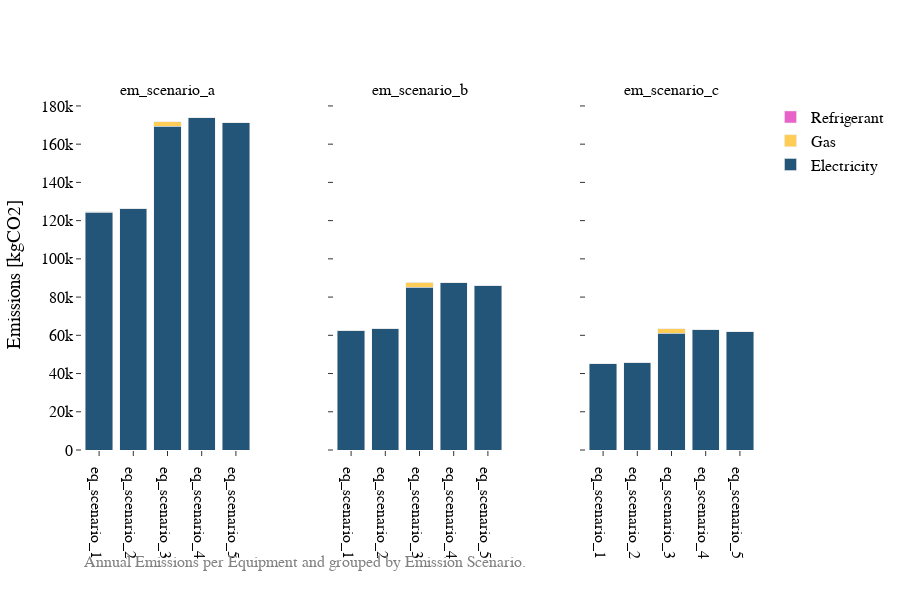

Notebook code for this chart:
### Code cell
from src.visuals import plot_emission_scenarios_grouped

df = source_energy.copy()

emission_scenarios = ['em_scenario_a', 'em_scenario_b', 'em_scenario_c']

plot_emission_scenarios_grouped(df, equipment_scenarios, emission_scenarios, unit_mode="SI")

### Figure 1 — Plotly figure (JSON) as saved in the notebook; plotly's stock layout.template omitted (floating-point values rounded to 4 significant figures)
{"data": [{"hovertemplate": "Equipment: eq_scenario_1<br>Electricity: 124503.0 kgCO₂<extra></extra>", "marker": {"color": "#225577"}, "name": "Electricity", "showlegend": true, "type": "bar", "x": ["eq_scenario_1"], "xaxis": "x", "y": [124500.0], "yaxis": "y"}, {"hovertemplate": "Equipment: eq_scenario_1<br>Gas: 60.1 kgCO₂<extra></extra>", "marker": {"color": "#ffcc55"}, "name": "Gas", "showlegend": true, "type": "bar", "x": ["eq_scenario_1"], "xaxis": "x", "y": [60.14], "yaxis": "y"}, {"hovertemplate": "Equipment: eq_scenario_1<br>Refrigerant: 0.0 kgCO₂<extra></extra>", "marker": {"color": "#e763ca"}, "name": "Refrigerant", "showlegend": true, "type": "bar", "x": ["eq_scenario_1"], "xaxis": "x", "y": [0], "yaxis": "y"}, {"hovertemplate": "Equipment: eq_scenario_2<br>Electricity: 126589.4 kgCO₂<extra></extra>", "marker": {"color": "#225577"}, "name": "Electricity", "showlegend": false, "type": "bar", "x": ["eq_scenario_2"], "xaxis": "x", "y": [126600.0], "yaxis": "y"}, {"hovertemplate": "Equipment: eq_scenario_2<br>Gas: 0.0 kgCO₂<extra></extra>", "marker": {"color": "#ffcc55"}, "name": "Gas", "showlegend": false, "type": "bar", "x": ["eq_scenario_2"], "xaxis": "x", "y": [0], "yaxis": "y"}, {"hovertemplate": "Equipment: eq_scenario_2<br>Refrigerant: 0.0 kgCO₂<extra></extra>", "marker": {"color": "#e763ca"}, "name": "Refrigerant", "showlegend": false, "type": "bar", "x": ["eq_scenario_2"], "xaxis": "x", "y": [0], "yaxis": "y"}, {"hovertemplate": "Equipment: eq_scenario_3<br>Electricity: 169430.8 kgCO₂<extra></extra>", "marker": {"color": "#225577"}, "name": "Electricity", "showlegend": false, "type": "bar", "x": ["eq_scenario_3"], "xaxis": "x", "y": [169400.0], "yaxis": "y"}, {"hovertemplate": "Equipment: eq_scenario_3<br>Gas: 2408.5 kgCO₂<extra></extra>", "marker": {"color": "#ffcc55"}, "name": "Gas", "showlegend": false, "type": "bar", "x": ["eq_scenario_3"], "xaxis": "x", "y": [2408.0], "yaxis": "y"}, {"hovertemplate": "Equipment: eq_scenario_3<br>Refrigerant: 0.0 kgCO₂<extra></extra>", "marker": {"color": "#e763ca"}, "name": "Refrigerant", "showlegend": false, "type": "bar", "x": ["eq_scenario_3"], "xaxis": "x", "y": [0], "yaxis": "y"}, {"hovertemplate": "Equipment: eq_scenario_4<br>Electricity: 173949.9 kgCO₂<extra></extra>", "marker": {"color": "#225577"}, "name": "Electricity", "showlegend": false, "type": "bar", "x": ["eq_scenario_4"], "xaxis": "x", "y": [173900.0], "yaxis": "y"}, {"hovertemplate": "Equipment: eq_scenario_4<br>Gas: 0.0 kgCO₂<extra></extra>", "marker": {"color": "#ffcc55"}, "name": "Gas", "showlegend": false, "type": "bar", "x": ["eq_scenario_4"], "xaxis": "x", "y": [0], "yaxis": "y"}, {"hovertemplate": "Equipment: eq_scenario_4<br>Refrigerant: 0.0 kgCO₂<extra></extra>", "marker": {"color": "#e763ca"}, "name": "Refrigerant", "showlegend": false, "type": "bar", "x": ["eq_scenario_4"], "xaxis": "x", "y": [0], "yaxis": "y"}, {"hovertemplate": "Equipment: eq_scenario_5<br>Electricity: 171258.8 kgCO₂<extra></extra>", "marker": {"color": "#225577"}, "name": "Electricity", "showlegend": false, "type": "bar", "x": ["eq_scenario_5"], "xaxis": "x", "y": [171300.0], "yaxis": "y"}, {"hovertemplate": "Equipment: eq_scenario_5<br>Gas: 0.0 kgCO₂<extra></extra>", "marker": {"color": "#ffcc55"}, "name": "Gas", "showlegend": false, "type": "bar", "x": ["eq_scenario_5"], "xaxis": "x", "y": [0], "yaxis": "y"}, {"hovertemplate": "Equipment: eq_scenario_5<br>Refrigerant: 0.0 kgCO₂<extra></extra>", "marker": {"color": "#e763ca"}, "name": "Refrigerant", "showlegend": false, "type": "bar", "x": ["eq_scenario_5"], "xaxis": "x", "y": [0], "yaxis": "y"}, {"hovertemplate": "Equipment: eq_scenario_1<br>Electricity: 62581.8 kgCO₂<extra></extra>", "marker": {"color": "#225577"}, "name": "Electricity", "showlegend": false, "type": "bar", "x": ["eq_scenario_1"], "xaxis": "x2", "y": [62580.0], "yaxis": "y2"}, {"hovertemplate": "Equipment: eq_scenario_1<br>Gas: 60.1 kgCO₂<extra></extra>", "marker": {"color": "#ffcc55"}, "name": "Gas", "showlegend": false, "type": "bar", "x": ["eq_scenario_1"], "xaxis": "x2", "y": [60.14], "yaxis": "y2"}, {"hovertemplate": "Equipment: eq_scenario_1<br>Refrigerant: 0.0 kgCO₂<extra></extra>", "marker": {"color": "#e763ca"}, "name": "Refrigerant", "showlegend": false, "type": "bar", "x": ["eq_scenario_1"], "xaxis": "x2", "y": [0], "yaxis": "y2"}, {"hovertemplate": "Equipment: eq_scenario_2<br>Electricity: 63635.7 kgCO₂<extra></extra>", "marker": {"color": "#225577"}, "name": "Electricity", "showlegend": false, "type": "bar", "x": ["eq_scenario_2"], "xaxis": "x2", "y": [63640.0], "yaxis": "y2"}, {"hovertemplate": "Equipment: eq_scenario_2<br>Gas: 0.0 kgCO₂<extra></extra>", "marker": {"color": "#ffcc55"}, "name": "Gas", "showlegend": false, "type": "bar", "x": ["eq_scenario_2"], "xaxis": "x2", "y": [0], "yaxis": "y2"}, {"hovertemplate": "Equipment: eq_scenario_2<br>Refrigerant: 0.0 kgCO₂<extra></extra>", "marker": {"color": "#e763ca"}, "name": "Refrigerant", "showlegend": false, "type": "bar", "x": ["eq_scenario_2"], "xaxis": "x2", "y": [0], "yaxis": "y2"}, {"hovertemplate": "Equipment: eq_scenario_3<br>Electricity: 85254.8 kgCO₂<extra></extra>", "marker": {"color": "#225577"}, "name": "Electricity", "showlegend": false, "type": "bar", "x": ["eq_scenario_3"], "xaxis": "x2", "y": [85250.0], "yaxis": "y2"}, {"hovertemplate": "Equipment: eq_scenario_3<br>Gas: 2408.5 kgCO₂<extra></extra>", "marker": {"color": "#ffcc55"}, "name": "Gas", "showlegend": false, "type": "bar", "x": ["eq_scenario_3"], "xaxis": "x2", "y": [2408.0], "yaxis": "y2"}, {"hovertemplate": "Equipment: eq_scenario_3<br>Refrigerant: 0.0 kgCO₂<extra></extra>", "marker": {"color": "#e763ca"}, "name": "Refrigerant", "showlegend": false, "type": "bar", "x": ["eq_scenario_3"], "xaxis": "x2", "y": [0], "yaxis": "y2"}, {"hovertemplate": "Equipment: eq_scenario_4<br>Electricity: 87475.5 kgCO₂<extra></extra>", "marker": {"color": "#225577"}, "name": "Electricity", "showlegend": false, "type": "bar", "x": ["eq_scenario_4"], "xaxis": "x2", "y": [87480.0], "yaxis": "y2"}, {"hovertemplate": "Equipment: eq_scenario_4<br>Gas: 0.0 kgCO₂<extra></extra>", "marker": {"color": "#ffcc55"}, "name": "Gas", "showlegend": false, "type": "bar", "x": ["eq_scenario_4"], "xaxis": "x2", "y": [0], "yaxis": "y2"}, {"hovertemplate": "Equipment: eq_scenario_4<br>Refrigerant: 0.0 kgCO₂<extra></extra>", "marker": {"color": "#e763ca"}, "name": "Refrigerant", "showlegend": false, "type": "bar", "x": ["eq_scenario_4"], "xaxis": "x2", "y": [0], "yaxis": "y2"}, {"hovertemplate": "Equipment: eq_scenario_5<br>Electricity: 86151.0 kgCO₂<extra></extra>", "marker": {"color": "#225577"}, "name": "Electricity", "showlegend": false, "type": "bar", "x": ["eq_scenario_5"], "xaxis": "x2", "y": [86150.0], "yaxis": "y2"}, {"hovertemplate": "Equipment: eq_scenario_5<br>Gas: 0.0 kgCO₂<extra></extra>", "marker": {"color": "#ffcc55"}, "name": "Gas", "showlegend": false, "type": "bar", "x": ["eq_scenario_5"], "xaxis": "x2", "y": [0], "yaxis": "y2"}, {"hovertemplate": "Equipment: eq_scenario_5<br>Refrigerant: 0.0 kgCO₂<extra></extra>", "marker": {"color": "#e763ca"}, "name": "Refrigerant", "showlegend": false, "type": "bar", "x": ["eq_scenario_5"], "xaxis": "x2", "y": [0], "yaxis": "y2"}, {"hovertemplate": "Equipment: eq_scenario_1<br>Electricity: 45036.5 kgCO₂<extra></extra>", "marker": {"color": "#225577"}, "name": "Electricity", "showlegend": false, "type": "bar", "x": ["eq_scenario_1"], "xaxis": "x3", "y": [45040.0], "yaxis": "y3"}, {"hovertemplate": "Equipment: eq_scenario_1<br>Gas: 60.1 kgCO₂<extra></extra>", "marker": {"color": "#ffcc55"}, "name": "Gas", "showlegend": false, "type": "bar", "x": ["eq_scenario_1"], "xaxis": "x3", "y": [60.14], "yaxis": "y3"}, {"hovertemplate": "Equipment: eq_scenario_1<br>Refrigerant: 0.0 kgCO₂<extra></extra>", "marker": {"color": "#e763ca"}, "name": "Refrigerant", "showlegend": false, "type": "bar", "x": ["eq_scenario_1"], "xaxis": "x3", "y": [0], "yaxis": "y3"}, {"hovertemplate": "Equipment: eq_scenario_2<br>Electricity: 45834.4 kgCO₂<extra></extra>", "marker": {"color": "#225577"}, "name": "Electricity", "showlegend": false, "type": "bar", "x": ["eq_scenario_2"], "xaxis": "x3", "y": [45830.0], "yaxis": "y3"}, {"hovertemplate": "Equipment: eq_scenario_2<br>Gas: 0.0 kgCO₂<extra></extra>", "marker": {"color": "#ffcc55"}, "name": "Gas", "showlegend": false, "type": "bar", "x": ["eq_scenario_2"], "xaxis": "x3", "y": [0], "yaxis": "y3"}, {"hovertemplate": "Equipment: eq_scenario_2<br>Refrigerant: 0.0 kgCO₂<extra></extra>", "marker": {"color": "#e763ca"}, "name": "Refrigerant", "showlegend": false, "type": "bar", "x": ["eq_scenario_2"], "xaxis": "x3", "y": [0], "yaxis": "y3"}, {"hovertemplate": "Equipment: eq_scenario_3<br>Electricity: 61089.1 kgCO₂<extra></extra>", "marker": {"color": "#225577"}, "name": "Electricity", "showlegend": false, "type": "bar", "x": ["eq_scenario_3"], "xaxis": "x3", "y": [61090.0], "yaxis": "y3"}, {"hovertemplate": "Equipment: eq_scenario_3<br>Gas: 2408.5 kgCO₂<extra></extra>", "marker": {"color": "#ffcc55"}, "name": "Gas", "showlegend": false, "type": "bar", "x": ["eq_scenario_3"], "xaxis": "x3", "y": [2408.0], "yaxis": "y3"}, {"hovertemplate": "Equipment: eq_scenario_3<br>Refrigerant: 0.0 kgCO₂<extra></extra>", "marker": {"color": "#e763ca"}, "name": "Refrigerant", "showlegend": false, "type": "bar", "x": ["eq_scenario_3"], "xaxis": "x3", "y": [0], "yaxis": "y3"}, {"hovertemplate": "Equipment: eq_scenario_4<br>Electricity: 62995.8 kgCO₂<extra></extra>", "marker": {"color": "#225577"}, "name": "Electricity", "showlegend": false, "type": "bar", "x": ["eq_scenario_4"], "xaxis": "x3", "y": [63000.0], "yaxis": "y3"}, {"hovertemplate": "Equipment: eq_scenario_4<br>Gas: 0.0 kgCO₂<extra></extra>", "marker": {"color": "#ffcc55"}, "name": "Gas", "showlegend": false, "type": "bar", "x": ["eq_scenario_4"], "xaxis": "x3", "y": [0], "yaxis": "y3"}, {"hovertemplate": "Equipment: eq_scenario_4<br>Refrigerant: 0.0 kgCO₂<extra></extra>", "marker": {"color": "#e763ca"}, "name": "Refrigerant", "showlegend": false, "type": "bar", "x": ["eq_scenario_4"], "xaxis": "x3", "y": [0], "yaxis": "y3"}, {"hovertemplate": "Equipment: eq_scenario_5<br>Electricity: 61859.3 kgCO₂<extra></extra>", "marker": {"color": "#225577"}, "name": "Electricity", "showlegend": false, "type": "bar", "x": ["eq_scenario_5"], "xaxis": "x3", "y": [61860.0], "yaxis": "y3"}, {"hovertemplate": "Equipment: eq_scenario_5<br>Gas: 0.0 kgCO₂<extra></extra>", "marker": {"color": "#ffcc55"}, "name": "Gas", "showlegend": false, "type": "bar", "x": ["eq_scenario_5"], "xaxis": "x3", "y": [0], "yaxis": "y3"}, {"hovertemplate": "Equipment: eq_scenario_5<br>Refrigerant: 0.0 kgCO₂<extra></extra>", "marker": {"color": "#e763ca"}, "name": "Refrigerant", "showlegend": false, "type": "bar", "x": ["eq_scenario_5"], "xaxis": "x3", "y": [0], "yaxis": "y3"}], "layout": {"annotations": [{"font": {"size": 16}, "showarrow": false, "text": "em_scenario_a", "x": 0.1267, "xanchor": "center", "xref": "paper", "y": 1, "yanchor": "bottom", "yref": "paper"}, {"font": {"size": 16}, "showarrow": false, "text": "em_scenario_b", "x": 0.5, "xanchor": "center", "xref": "paper", "y": 1, "yanchor": "bottom", "yref": "paper"}, {"font": {"size": 16}, "showarrow": false, "text": "em_scenario_c", "x": 0.8733, "xanchor": "center", "xref": "paper", "y": 1, "yanchor": "bottom", "yref": "paper"}, {"align": "center", "font": {"color": "gray", "size": 16}, "showarrow": false, "text": "Annual Emissions per Equipment and grouped by Emission Scenario.", "x": 0, "xref": "paper", "y": -0.35, "yref": "paper"}], "barmode": "stack", "font": {"size": 16}, "height": 600, "margin": {"b": 150}, "title": {"font": {"size": 14}}, "xaxis": {"anchor": "y", "domain": [0, 0.2533]}, "xaxis2": {"anchor": "y2", "domain": [0.3733, 0.6267]}, "xaxis3": {"anchor": "y3", "domain": [0.7467, 1]}, "yaxis": {"anchor": "x", "domain": [0, 1], "title": {"text": "Emissions [kgCO2]"}}, "yaxis2": {"anchor": "x2", "domain": [0, 1], "matches": "y", "showticklabels": false}, "yaxis3": {"anchor": "x3", "domain": [0, 1], "matches": "y", "showticklabels": false}}}
